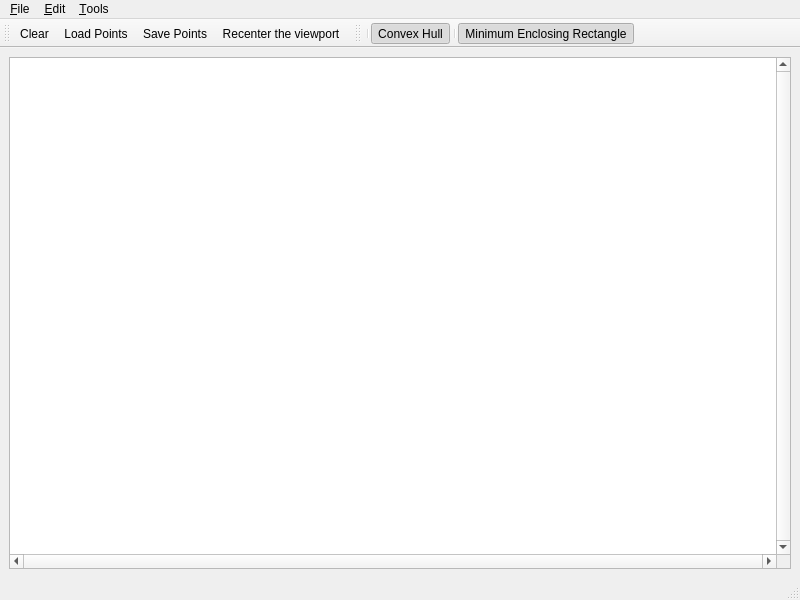
<?xml version="1.0" encoding="UTF-8"?>
<ui version="4.0">
 <author>GeometryFactory</author>
 <class>CG_Project</class>
 <widget class="QMainWindow" name="CG_Project">
  <property name="geometry">
   <rect>
    <x>0</x>
    <y>0</y>
    <width>800</width>
    <height>600</height>
   </rect>
  </property>
  <property name="windowTitle">
   <string>CG Project</string>
  </property>
  <property name="windowIcon">
   <iconset resource="../resources/CGAL.qrc">
    <normaloff>:/cgal/logos/cgal_icon</normaloff>:/cgal/logos/cgal_icon</iconset>
  </property>
  <widget class="QWidget" name="centralwidget">
   <layout class="QGridLayout">
    <property name="margin">
     <number>9</number>
    </property>
    <property name="spacing">
     <number>6</number>
    </property>
    <item row="0" column="0">
     <widget class="QGraphicsView" name="graphicsView">
      <property name="focusPolicy">
       <enum>Qt::StrongFocus</enum>
      </property>
      <property name="verticalScrollBarPolicy">
       <enum>Qt::ScrollBarAlwaysOn</enum>
      </property>
      <property name="horizontalScrollBarPolicy">
       <enum>Qt::ScrollBarAlwaysOn</enum>
      </property>
      <property name="transformationAnchor">
       <enum>QGraphicsView::NoAnchor</enum>
      </property>
     </widget>
    </item>
   </layout>
  </widget>
  <widget class="QStatusBar" name="statusbar"/>
  <widget class="QToolBar" name="fileToolBar">
   <property name="windowTitle">
    <string>File Tools</string>
   </property>
   <property name="orientation">
    <enum>Qt::Horizontal</enum>
   </property>
   <attribute name="toolBarArea">
    <enum>TopToolBarArea</enum>
   </attribute>
   <attribute name="toolBarBreak">
    <bool>false</bool>
   </attribute>
   <addaction name="actionClear"/>
   <addaction name="actionLoadPoints"/>
   <addaction name="actionSavePoints"/>
   <addaction name="actionRecenter"/>
  </widget>
  <widget class="QToolBar" name="toolBar">
   <property name="windowTitle">
    <string>Visualization Tools</string>
   </property>
   <property name="orientation">
    <enum>Qt::Horizontal</enum>
   </property>
   <attribute name="toolBarArea">
    <enum>TopToolBarArea</enum>
   </attribute>
   <attribute name="toolBarBreak">
    <bool>false</bool>
   </attribute>
   <addaction name="separator"/>
   <addaction name="actionShowConvexHull"/>
   <addaction name="separator"/>
   <addaction name="actionShowMinRectangle"/>
  </widget>
  <widget class="QMenuBar" name="menubar">
   <property name="geometry">
    <rect>
     <x>0</x>
     <y>0</y>
     <width>800</width>
     <height>27</height>
    </rect>
   </property>
   <widget class="QMenu" name="menuEdit">
    <property name="title">
     <string>&amp;Edit</string>
    </property>
    <addaction name="actionInsertRandomPoints"/>
   </widget>
   <widget class="QMenu" name="menuTools">
    <property name="title">
     <string>&amp;Tools</string>
    </property>
    <addaction name="actionInsertPoint"/>
    <addaction name="actionShowConvexHull"/>
    <addaction name="actionShowMinRectangle"/>
    <addaction name="separator"/>
    <addaction name="actionRecenter"/>
   </widget>
   <widget class="QMenu" name="menuFile">
    <property name="title">
     <string>&amp;File</string>
    </property>
    <addaction name="separator"/>
    <addaction name="actionClear"/>
    <addaction name="actionLoadPoints"/>
    <addaction name="actionSavePoints"/>
    <addaction name="separator"/>
    <addaction name="actionQuit"/>
   </widget>
   <addaction name="menuFile"/>
   <addaction name="menuEdit"/>
   <addaction name="menuTools"/>
  </widget>
  <action name="actionAbout">
   <property name="text">
    <string>&amp;About</string>
   </property>
  </action>
  <action name="actionAboutCGAL">
   <property name="text">
    <string>About &amp;CGAL</string>
   </property>
  </action>
  <action name="actionQuit">
   <property name="text">
    <string>&amp;Quit</string>
   </property>
   <property name="shortcut">
    <string>Ctrl+Q</string>
   </property>
  </action>
  <action name="actionInsertRandomPoints">
   <property name="text">
    <string>&amp;Insert random points</string>
   </property>
   <property name="shortcut">
    <string>Ctrl+I</string>
   </property>
  </action>
  <action name="actionInsertPoint">
   <property name="checkable">
    <bool>true</bool>
   </property>
   <property name="checked">
    <bool>true</bool>
   </property>
   <property name="icon">
    <iconset resource="../icons/Input.qrc">
     <normaloff>:/cgal/Input/inputPoint.png</normaloff>:/cgal/Input/inputPoint.png</iconset>
   </property>
   <property name="text">
    <string>&amp;Insert Point</string>
   </property>
   <property name="toolTip">
    <string>Insert Point</string>
   </property>
   <property name="statusTip">
    <string>Left: Insert point</string>
   </property>
  </action>
  <action name="actionClear">
   <property name="icon">
    <iconset resource="../icons/File.qrc">
     <normaloff>:/cgal/fileToolbar/fileNew.png</normaloff>:/cgal/fileToolbar/fileNew.png</iconset>
   </property>
   <property name="text">
    <string>&amp;Clear</string>
   </property>
   <property name="shortcut">
    <string>Ctrl+C</string>
   </property>
  </action>
  <action name="actionShowMinCircle">
   <property name="checkable">
    <bool>true</bool>
   </property>
   <property name="checked">
    <bool>true</bool>
   </property>
   <property name="icon">
    <iconset>
     <normaloff>icons/min_circle.png</normaloff>icons/min_circle.png</iconset>
   </property>
   <property name="text">
    <string>Minimum Enclosing &amp;Circle</string>
   </property>
   <property name="iconText">
    <string>Minimum Enclosing Circle</string>
   </property>
   <property name="toolTip">
    <string>Minimum Enclosing Circle</string>
   </property>
   <property name="shortcut">
    <string>Ctrl+C</string>
   </property>
  </action>
  <action name="actionLoadPoints">
   <property name="icon">
    <iconset resource="../icons/File.qrc">
     <normaloff>:/cgal/fileToolbar/fileOpen.png</normaloff>:/cgal/fileToolbar/fileOpen.png</iconset>
   </property>
   <property name="text">
    <string>&amp;Load Points...</string>
   </property>
   <property name="shortcut">
    <string>Ctrl+L</string>
   </property>
  </action>
  <action name="actionSavePoints">
   <property name="icon">
    <iconset resource="../icons/File.qrc">
     <normaloff>:/cgal/fileToolbar/fileSave.png</normaloff>:/cgal/fileToolbar/fileSave.png</iconset>
   </property>
   <property name="text">
    <string>&amp;Save Points...</string>
   </property>
   <property name="shortcut">
    <string>Ctrl+S</string>
   </property>
  </action>
  <action name="actionRecenter">
   <property name="icon">
    <iconset resource="../icons/Input.qrc">
     <normaloff>:/cgal/Input/zoom-best-fit</normaloff>:/cgal/Input/zoom-best-fit</iconset>
   </property>
   <property name="text">
    <string>Re&amp;center the viewport</string>
   </property>
   <property name="shortcut">
    <string>Ctrl+R</string>
   </property>
  </action>
  <action name="actionShowConvexHull">
   <property name="checkable">
    <bool>true</bool>
   </property>
   <property name="checked">
    <bool>true</bool>
   </property>
   <property name="icon">
    <iconset resource="CG_Project.qrc">
     <normaloff>:/cgal/Actions/icons/convex_hull.png</normaloff>:/cgal/Actions/icons/convex_hull.png</iconset>
   </property>
   <property name="text">
    <string>Convex Hull</string>
   </property>
  </action>
  <action name="actionShowMinEllipse">
   <property name="checkable">
    <bool>true</bool>
   </property>
   <property name="checked">
    <bool>true</bool>
   </property>
   <property name="icon">
    <iconset>
     <normaloff>:/cgal/Actions/icons/min_ellipse.png</normaloff>:/cgal/Actions/icons/min_ellipse.png</iconset>
   </property>
   <property name="text">
    <string>Minimum Enclosing Ellipse</string>
   </property>
  </action>
  <action name="actionShowPCenter">
   <property name="checkable">
    <bool>true</bool>
   </property>
   <property name="checked">
    <bool>true</bool>
   </property>
   <property name="icon">
    <iconset>
     <normaloff>:/cgal/Actions/icons/p_center.png</normaloff>:/cgal/Actions/icons/p_center.png</iconset>
   </property>
   <property name="text">
    <string>Minimum 3 Center</string>
   </property>
   <property name="toolTip">
    <string>Minimum 3 Center</string>
   </property>
  </action>
  <action name="actionShowMinRectangle">
   <property name="checkable">
    <bool>true</bool>
   </property>
   <property name="checked">
    <bool>true</bool>
   </property>
   <property name="icon">
    <iconset resource="CG_Project.qrc">
     <normaloff>:/cgal/Actions/icons/min_quadrilateral.png</normaloff>:/cgal/Actions/icons/min_quadrilateral.png</iconset>
   </property>
   <property name="text">
    <string>Minimum Enclosing Rectangle</string>
   </property>
  </action>
  <action name="actionShowMinParallelogram">
   <property name="checkable">
    <bool>true</bool>
   </property>
   <property name="checked">
    <bool>true</bool>
   </property>
   <property name="icon">
    <iconset>
     <normaloff>:/cgal/Actions/icons/min_parallelogram.png</normaloff>:/cgal/Actions/icons/min_parallelogram.png</iconset>
   </property>
   <property name="text">
    <string>Minimum Enclosing Parallelogram</string>
   </property>
  </action>
 </widget>
 <resources>
  <include location="CG_Project.qrc"/>
  <include location="../icons/File.qrc"/>
  <include location="../resources/CGAL.qrc"/>
  <include location="../icons/Input.qrc"/>
 </resources>
 <connections/>
</ui>
